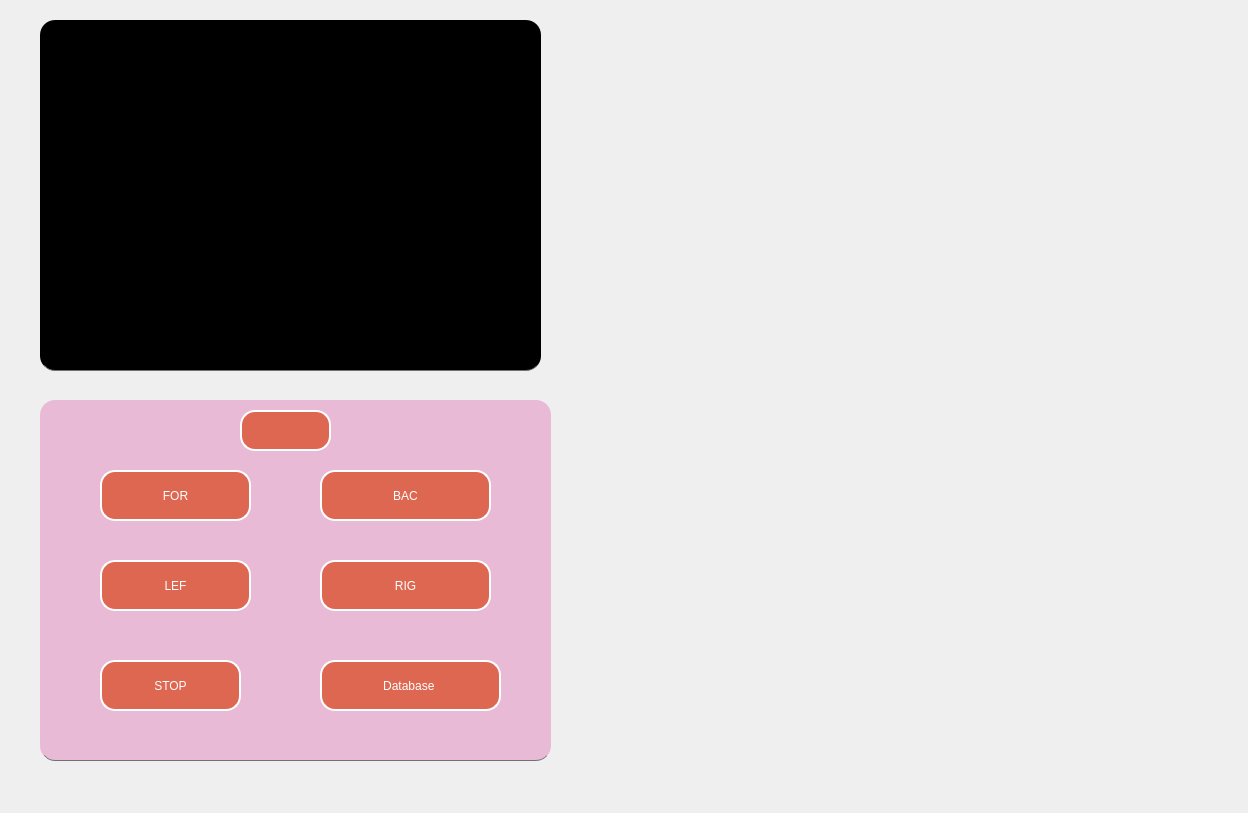
<?xml version="1.0" encoding="UTF-8"?>
<ui version="4.0">
 <class>Widget</class>
 <widget class="QWidget" name="Widget">
  <property name="geometry">
   <rect>
    <x>0</x>
    <y>0</y>
    <width>1248</width>
    <height>813</height>
   </rect>
  </property>
  <property name="windowTitle">
   <string>Widget</string>
  </property>
  <property name="styleSheet">
   <string notr="true">QWidget {
    
background-image:url(:/12.jpg)
   

}
QPushButton {
    background-color: rgba(216, 67, 21, 0.7); /* 紫红色，透明度为0.7 */
    color: #fff; /* 文字颜色为白色 */
    border-radius: 15px;
    border-style: dotted;
    border-color: rgb(170, 170, 255);
    border: 2px solid rgb(255, 255, 255);
    font: 28pt &quot;Mistral&quot;;
}


QPushButton:hover {
    background: #E57373; /* 设置鼠标悬停时的背景色 */
    border-color: rgb(255, 87, 34); /* 设置鼠标悬停时的边框颜色 */
}

QLabel{
background:transparent;
border:none;
color:#717072;
border-bottom:1px solid #717072;

	font: 24pt &quot;Lucida Calligraphy&quot;;
    border-style: solid;
}
</string>
  </property>
  <widget class="QLabel" name="lb">
   <property name="geometry">
    <rect>
     <x>40</x>
     <y>20</y>
     <width>501</width>
     <height>351</height>
    </rect>
   </property>
   <property name="styleSheet">
    <string notr="true">QWidget{
background:rgb(0, 0, 0);
border-radius: 15px;
}</string>
   </property>
   <property name="text">
    <string/>
   </property>
  </widget>
  <widget class="QLabel" name="lb_2">
   <property name="geometry">
    <rect>
     <x>40</x>
     <y>400</y>
     <width>511</width>
     <height>361</height>
    </rect>
   </property>
   <property name="styleSheet">
    <string notr="true">QWidget{
background:rgb(232, 186, 214);
border-radius: 15px;
}</string>
   </property>
   <property name="text">
    <string/>
   </property>
  </widget>
  <widget class="QPushButton" name="pushButton_8">
   <property name="geometry">
    <rect>
     <x>100</x>
     <y>470</y>
     <width>151</width>
     <height>51</height>
    </rect>
   </property>
   <property name="text">
    <string>FOR</string>
   </property>
  </widget>
  <widget class="QPushButton" name="pushButton_6">
   <property name="geometry">
    <rect>
     <x>100</x>
     <y>660</y>
     <width>141</width>
     <height>51</height>
    </rect>
   </property>
   <property name="text">
    <string>STOP</string>
   </property>
  </widget>
  <widget class="QPushButton" name="pushButton">
   <property name="geometry">
    <rect>
     <x>320</x>
     <y>660</y>
     <width>181</width>
     <height>51</height>
    </rect>
   </property>
   <property name="text">
    <string>Database </string>
   </property>
  </widget>
  <widget class="QPushButton" name="pushButton_7">
   <property name="geometry">
    <rect>
     <x>240</x>
     <y>410</y>
     <width>91</width>
     <height>41</height>
    </rect>
   </property>
   <property name="text">
    <string/>
   </property>
  </widget>
  <widget class="QPushButton" name="pushButton_11">
   <property name="geometry">
    <rect>
     <x>320</x>
     <y>560</y>
     <width>171</width>
     <height>51</height>
    </rect>
   </property>
   <property name="text">
    <string>RIG</string>
   </property>
  </widget>
  <widget class="QPushButton" name="pushButton_9">
   <property name="geometry">
    <rect>
     <x>320</x>
     <y>470</y>
     <width>171</width>
     <height>51</height>
    </rect>
   </property>
   <property name="text">
    <string>BAC</string>
   </property>
  </widget>
  <widget class="QPushButton" name="pushButton_10">
   <property name="geometry">
    <rect>
     <x>100</x>
     <y>560</y>
     <width>151</width>
     <height>51</height>
    </rect>
   </property>
   <property name="text">
    <string>LEF</string>
   </property>
  </widget>
 </widget>
 <resources/>
 <connections/>
</ui>
